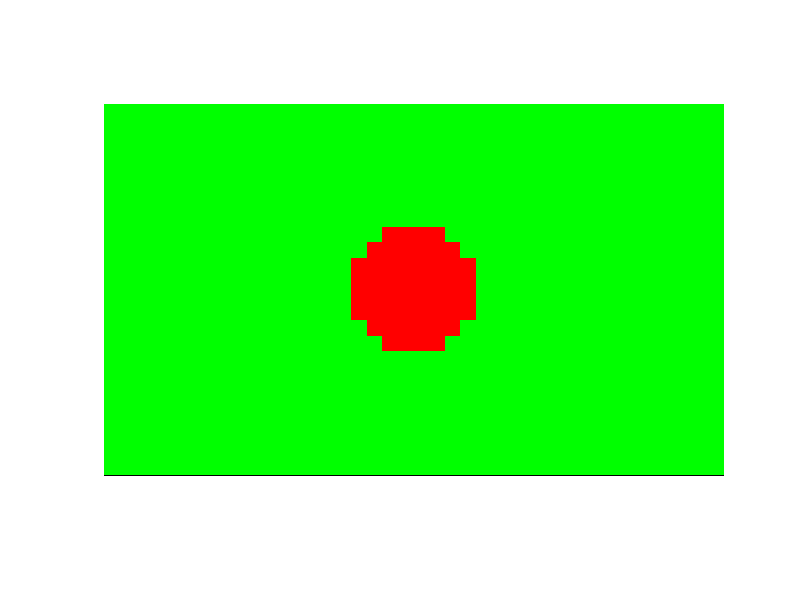

MATLAB code for this plot:
function []=bdflag()
for x= 1:600
    for y= 1:1000
        im(x,y,1)=0;
        im(x,y,2)=255;
        im(x,y,3)=0;
    end
end

for x= 200:400
    for y= 450:550
        im(x,y,1)=200;
        im(x,y,2)=0;
        im(x,y,3)=0;
    end
end
for x= 250:350
    for y= 400:550
        im(x,y,1)=200;
        im(x,y,2)=0;
        im(x,y,3)=0;
    end
end
for x= 250:350
    for y= 550:600
        im(x,y,1)=200;
        im(x,y,2)=0;
        im(x,y,3)=0;
    end
end
for x= 225:375
    for y= 425:500
        im(x,y,1)=200;
        im(x,y,2)=0;
        im(x,y,3)=0;
    end
end
for x= 225:375
    for y= 500:575
        im(x,y,1)=200;
        im(x,y,2)=0;
        im(x,y,3)=0;
    end
end
imshow(im)
end